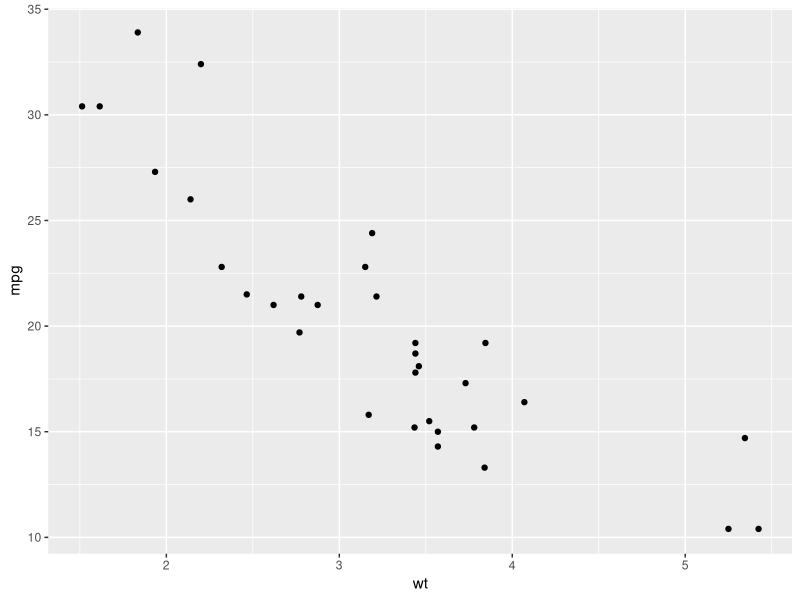
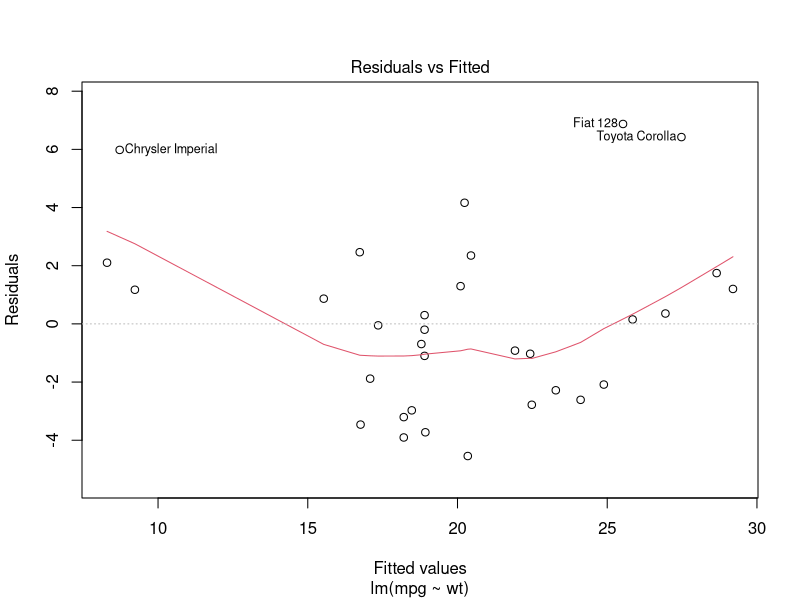

Generate these figures, in order, with R:
## ---- chunk 1
# Example scatter plot
library(ggplot2)
data(mtcars)
ggplot(mtcars, aes(x = wt, y = mpg)) + geom_point()
## ---- chunk 2
# Example correlation calculation
cor(mtcars$wt, mtcars$mpg)
## ---- chunk 3
# Example linear regression
model <- lm(mpg ~ wt, data = mtcars)
summary(model)
## ---- chunk 4
# Example least square method
x <- mtcars$wt
y <- mtcars$mpg
x_bar <- mean(x)
y_bar <- mean(y)
beta1 <- sum((x - x_bar) * (y - y_bar)) / sum((x - x_bar)^2)
beta0 <- y_bar - beta1 * x_bar
cat("Slope (beta1):", beta1, "\n")
cat("Intercept (beta0):", beta0, "\n")
## ---- chunk 5
# Example coefficient of determination
y_pred <- beta0 + beta1 * x
SSE <- sum((y - y_pred)^2)
SST <- sum((y - y_bar)^2)
R2 <- 1 - SSE / SST
cat("Coefficient of determination (R2):", R2, "\n")
## ---- chunk 6
# Example residual plot
plot(model, which = 1)
## ---- chunk 7
# Example confidence intervals
confint(model)
